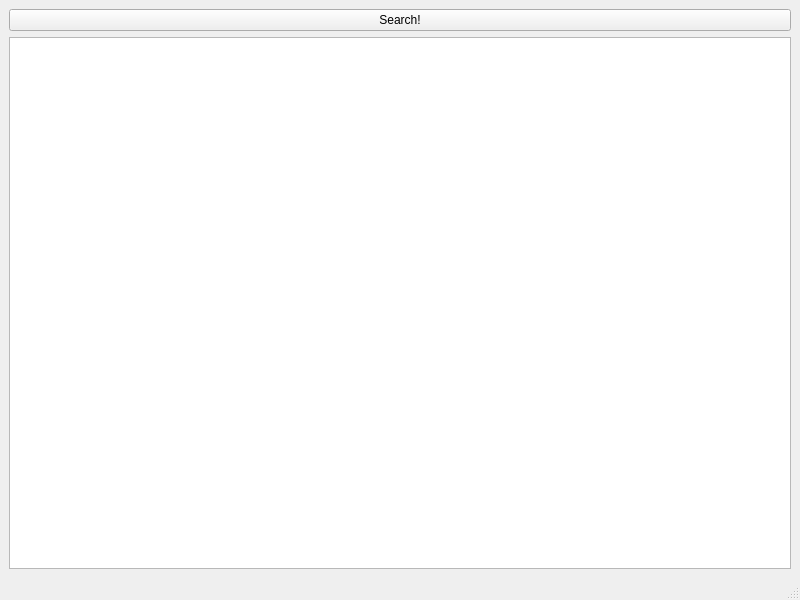
<?xml version="1.0" encoding="UTF-8"?>
<ui version="4.0">
 <class>MainWindow</class>
 <widget class="QMainWindow" name="MainWindow">
  <property name="geometry">
   <rect>
    <x>0</x>
    <y>0</y>
    <width>800</width>
    <height>600</height>
   </rect>
  </property>
  <property name="windowTitle">
   <string>MainWindow</string>
  </property>
  <widget class="QWidget" name="centralwidget">
   <layout class="QVBoxLayout" name="verticalLayout">
    <item>
     <widget class="QPushButton" name="scanButton">
      <property name="text">
       <string>Search!</string>
      </property>
     </widget>
    </item>
    <item>
     <widget class="QListWidget" name="deviceList"/>
    </item>
   </layout>
  </widget>
  <widget class="QMenuBar" name="menubar">
   <property name="geometry">
    <rect>
     <x>0</x>
     <y>0</y>
     <width>800</width>
     <height>24</height>
    </rect>
   </property>
  </widget>
  <widget class="QStatusBar" name="statusbar"/>
 </widget>
 <resources/>
 <connections/>
</ui>
